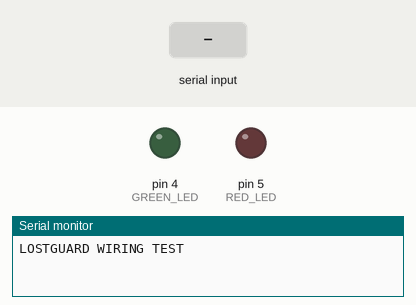
Recording of a sketch running on a simulated Arduino Uno, built with avr-gcc and run on an emulated ATmega328P. On the bench: output pins drawn as LEDs (lit = HIGH), the last lines printed to the serial monitor. The inputs (shaded band) are chosen by the test bench.

Above: at 0.01 s.
At 1.2 s:
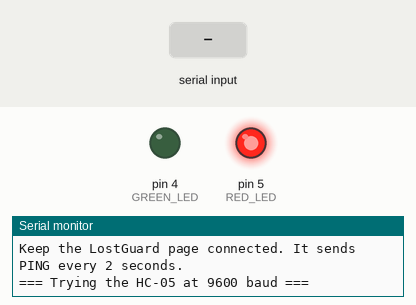
1.3 s: "1\n" received over the second serial link
At 1.44 s:
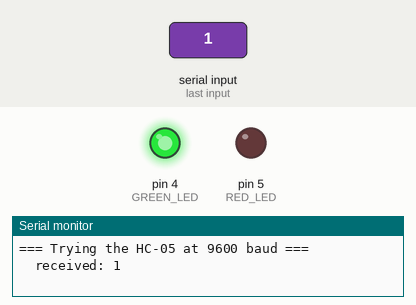
Timing chart, 0 to 4.3 s (numbered marks = the images above; inputs shaded):
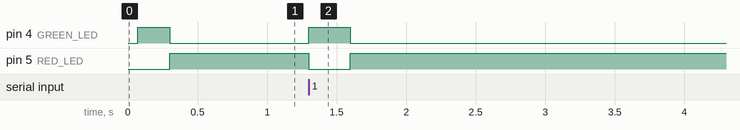

The sketch:

WiringTest.ino
```cpp
/*
  LOSTGUARD wiring test

  Finds out why the web page says "the Arduino is not answering".
  It tries the HC-05 at several speeds, 8 seconds each, over and over:
    - everything the phone sends is printed in the Serial Monitor
    - every second it sends "HELLO FROM ARDUINO AT <speed>" to the phone
    - the green LED flashes whenever data arrives from the HC-05

  How to use:
    1. Upload this sketch. Open the Serial Monitor at 9600 baud
       (on a Mac, on the USB port, not cu.HC-05).
    2. Open the LostGuard page, connect to the HC-05 and leave it connected.
    3. Watch the Serial Monitor and the page's activity log for about a minute.

  Wiring it expects (same as the LostGuard sketch):
    HC-05 TXD -> D10
    D11 -> 1k -> HC-05 RXD, with 2k from HC-05 RXD to GND
*/

#include <SoftwareSerial.h>

#define GREEN_LED 4
#define RED_LED 5
#define BT_RX 10   // from HC-05 TXD
#define BT_TX 11   // to HC-05 RXD, through the divider

SoftwareSerial bt(BT_RX, BT_TX);

const long RATES[] = {9600, 38400, 57600, 19200, 115200};
const byte RATE_COUNT = sizeof(RATES) / sizeof(RATES[0]);
const unsigned long STEP_MS = 8000;

byte rateIndex = 0;
unsigned long stepStarted = 0;
unsigned long lastHello = 0;
unsigned long lastByteAt = 0;
unsigned long bytesThisStep = 0;

char line[40];
byte lineLength = 0;

void startRate() {
  bt.end();
  bt.begin(RATES[rateIndex]);
  stepStarted = millis();
  bytesThisStep = 0;
  lineLength = 0;
  Serial.println();
  Serial.print(F("=== Trying the HC-05 at "));
  Serial.print(RATES[rateIndex]);
  Serial.println(F(" baud ==="));
}

void setup() {
  pinMode(GREEN_LED, OUTPUT);
  pinMode(RED_LED, OUTPUT);
  Serial.begin(9600);
  Serial.println(F("LOSTGUARD WIRING TEST"));
  Serial.println(F("Keep the LostGuard page connected. It sends PING every 2 seconds."));
  startRate();
}

void loop() {
  while (bt.available()) {
    char c = bt.read();
    lastByteAt = millis();
    bytesThisStep++;
    if (c == '\n' || c == '\r') {
      if (lineLength > 0) {
        line[lineLength] = '\0';
        Serial.print(F("  received: "));
        Serial.println(line);
        lineLength = 0;
      }
    } else if (lineLength < sizeof(line) - 1) {
      line[lineLength++] = (c >= 32 && c < 127) ? c : '?';
    }
  }

  if (millis() - lastHello >= 1000) {
    lastHello = millis();
    bt.print(F("HELLO FROM ARDUINO AT "));
    bt.println(RATES[rateIndex]);
  }

  bool recent = millis() - lastByteAt < 300;
  digitalWrite(GREEN_LED, recent ? HIGH : LOW);
  digitalWrite(RED_LED, recent ? LOW : HIGH);

  if (millis() - stepStarted >= STEP_MS) {
    Serial.print(F("  bytes received at this speed: "));
    Serial.println(bytesThisStep);
    rateIndex = (rateIndex + 1) % RATE_COUNT;
    startRate();
  }
}
```

Measured:
- after the input at 1.3 s, pin 4 (GREEN_LED): LOW → HIGH at once, → LOW 0.30 s later; pin 5 (RED_LED): HIGH → LOW at once, → HIGH 0.30 s later
